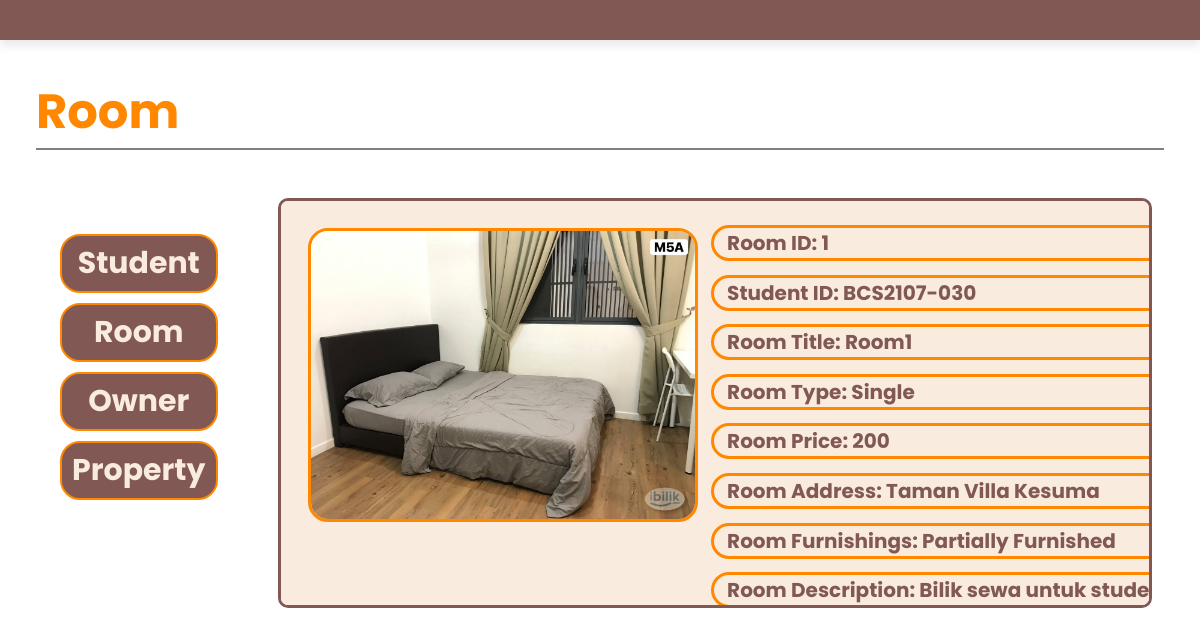
/index/admin_room_detail/1, run on the app's committed database.
### HouseRental/models.py (models this page shows, shortened)
class Room(models.Model):
    ROOM_TYPE = [
        ('Single', 'Single'),
        ('Sharing', 'Sharing'),
    ]
    FURNISHINGS = [
        ('Fully Furnished', 'Fully Furnished'),
        ('Partially Furnished', 'Partially Furnished'),
        ('Not Furnished', 'Not Furnished'),
    ]
    ROOM_STATUS = [
        ('Available','Available'),
        ('Rented Out','Rented Out'),
    ]
    roomID=models.AutoField(primary_key=True)
    studentID=models.ForeignKey(Student, on_delete=models.CASCADE)
    roomImg=models.ImageField(upload_to='images/room')
    roomTitle=models.CharField(max_length=50)
    roomType=models.CharField(max_length=50, choices=ROOM_TYPE, default='Single')
    roomPrice=models.PositiveIntegerField()
    roomRange=models.PositiveIntegerField()
    roomAddress=models.TextField(max_length=255)
    roomFurnishings=models.CharField(max_length=20, choices=FURNISHINGS)
    roomDesc=models.TextField()
    roomCreateAt=models.DateField(auto_now_add=True)
    roomStatus=models.CharField(max_length=10,choices=ROOM_STATUS, default='Available')

class Student(models.Model):
    GENDER_CHOICES = [
        ('Male', 'Male'),
        ('Female', 'Female'),
    ]
    RESIDENTIAL_CHOICES = [
        ('Resident', 'Resident'),
        ('Non-resident', 'Non-resident'),
    ]
    user = models.OneToOneField(CustomUser, on_delete=models.CASCADE, primary_key=True)
    studentName=models.CharField(max_length=50)
    studentPhoneNo=models.CharField(max_length=12)
    studentEmail=models.EmailField(max_length=255)
    studentGender=models.CharField(max_length=6, choices=GENDER_CHOICES)
    residentialStatus=models.CharField(max_length=12, choices=RESIDENTIAL_CHOICES)
    def __str__(self):
        return self.user.customID

class CustomUser(AbstractBaseUser, PermissionsMixin):
    ROLE_CHOICES = (
        ('admin', 'Admin'),
        ('student', 'Student'),
    )
    customID = models.CharField(max_length=15, unique=True)
    role = models.CharField(max_length=10, choices=ROLE_CHOICES, default='student')
    is_staff = models.BooleanField(default=False)
    is_active = models.BooleanField(default=True)
    objects = CustomUserManager()
    USERNAME_FIELD = 'customID'
    REQUIRED_FIELDS = []

### HouseRental/views.py (the view)
# urls.py: path("admin_room_detail/<pk>",admin_room_detail.as_view(), name="admin_room_detail"),
class admin_room_detail(DetailView):
    model = Room
    template_name = 'admin_room_detail.html'
    context_object_name = 'entity_list'

### HouseRental/templates/admin_room_detail.html (shortened to what this page needs)
{% extends 'header.html' %}
{% block content %}
<body>
    <div class="index-head">
        <h1 class="head-title">Room</h1>
    </div>
    <hr/>
    <div class="container">
        <div class="sidebar">
            <ul class="sidebar-list">
                <li class="sidebar-list-item">
                    <a href="{% url 'admin_student_list' %}">Student</a>
                </li>
                <li class="sidebar-list-item">
                    <a href="{% url 'admin_room_list' %}">Room</a>
                </li>
                <li class="sidebar-list-item">
                    <a href="{% url 'admin_owner_list' %}">Owner</a>
                </li>
                <li class="sidebar-list-item">
                    <a href="{% url 'admin_property_list' %}">Property</a>
                </li>
            </ul>
        </div>
        <div class="content">
            <div class="content-image">
                <img class="image" src="{{ entity_list.roomImg.url }}">
            </div>
            <ul class="content-list">
                <li class="content-list-item">
                    <h1>Room ID: {{ entity_list.roomID }}</h1>
                </li>
                <li class="content-list-item">
                    <h1>Student ID: {{ entity_list.studentID }}</h1>
                </li>
                <li class="content-list-item">
                    <h1>Room Title: {{ entity_list.roomTitle }}</h1>
                </li>
                <li class="content-list-item">
                    <h1>Room Type: {{ entity_list.roomType }}</h1>
                </li>
                <li class="content-list-item">
                    <h1>Room Price: {{ entity_list.roomPrice }}</h1>
                </li>
                <li class="content-list-item">
                    <h1>Room Address: {{ entity_list.roomAddress }}</h1>
                </li>
                <li class="content-list-item">
                    <h1>Room Furnishings: {{ entity_list.roomFurnishings }}</h1>
                </li>
                <li class="content-list-item">
                    <h1>Room Description: {{ entity_list.roomDesc }}</h1>
                </li>
            </ul>
        </div>
    </div>
</body>
{% endblock %}

### HouseRental/templates/header.html (style rules this page uses)
* { font-family: 'Poppins', sans-serif; margin: 0; padding: 0; -webkit-box-sizing: border-box; box-sizing: border-box; outline: none; border: none; text-decoration: none; text-transform: capitalize; -webkit-transition: .2s linear; transition: .2s linear; }
html { font-size: 62.5%; overflow-x: hidden; scroll-behavior: smooth; }

### HouseRental/templates/admin_room_detail.html (style rules this page uses)
.index-head { margin: 3%; margin-bottom: 0%; font-size: x-large; display: flex; }
h1 { text-transform: none; color: #FF8800; }
hr { background-color: grey; width: 94%; height: 2px; margin-left: 3%; }
.container { display: flex; height: 100%; }
.sidebar { padding:5% ; padding-top: 7%; }
.sidebar-list { list-style: none; }
.sidebar-list-item { border: 2px solid #FF8800; background-color: #815854; border-radius: 2rem; padding: 5px; padding-left: 10px; padding-right: 10px; margin-bottom: 10px; text-align: center; }
.sidebar-list-item a { font-weight: 700; font-size: 30px; color: #F9EBDE; }
.content { border: 3px solid #815854; display: flex; padding: 2%; margin-right: 4%; width: 100%; margin-top: 4%; background-color: #F9EBDE; border-radius: 1rem; overflow-y: auto; max-height: 410px; overflow-x: hidden; }
.content-image { margin-right: 10px; padding: 3px; background-color: #F9EBDE; max-height: 300px; border-radius: 2rem; }
.image { max-height: 100%; border-radius: 2rem; border: 3px solid #FF8800 }
.content-list { list-style: none; }
.content-list-item { background-color: #F9EBDE; border: solid #FF8800; margin: 0%; margin-bottom: 2%; padding-left: 2%; border-radius: 3rem; width: 680px; }
.content-list-item h1 { color: #815854; }
.content-list-item :last-child { margin-bottom: 0%; }

### data on the page
Room: roomImg (picture), roomID "1", studentID "BCS2107-030", roomTitle "Room1", roomType "Single", roomPrice "200", roomAddress "Taman Villa Kesuma", roomFurnishings "Partially Furnished", roomDesc "Bilik sewa untuk…"
